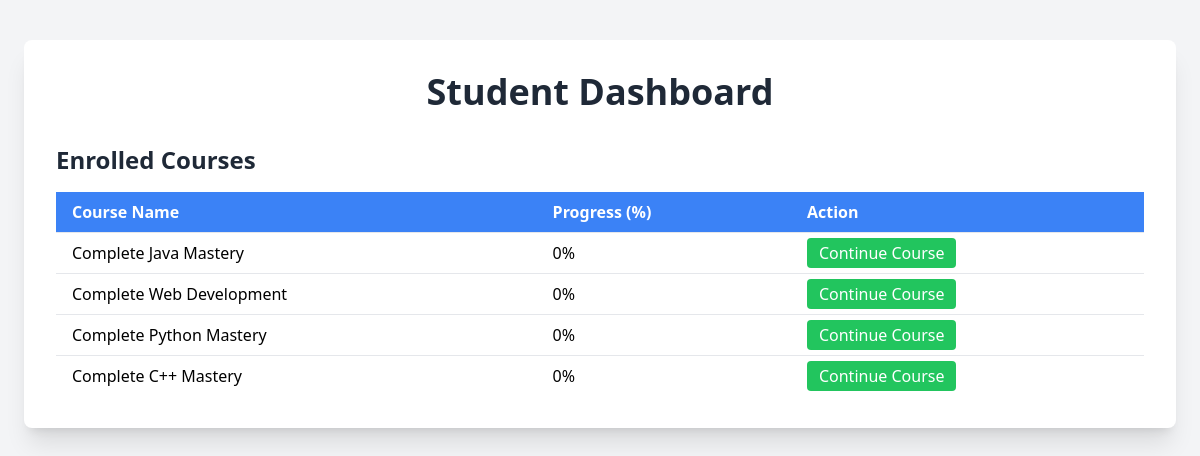
Page /dash1.php (signed in) on the committed database.
### tables this page shows
CREATE TABLE `student_progress` (
  `id` int(11) NOT NULL,
  `student_id` int(11) NOT NULL,
  `course_id` int(11) NOT NULL,
  `completed` int(11) DEFAULT 0,
  `last_accessed` timestamp NOT NULL DEFAULT current_timestamp() ON UPDATE current_timestamp()
);

CREATE TABLE `courses` (
  `id` int(11) NOT NULL,
  `course_name` varchar(255) NOT NULL,
  `description` text DEFAULT NULL,
  `teacher_id` int(11) DEFAULT NULL
);

### dash1.php (the view, shortened to what this page needs)
<?php
include('db.php');
$user_id = $_SESSION['user_id'];
$query = "SELECT c.id AS course_id, c.course_name, sp.completed
          FROM student_progress sp
          JOIN courses c ON sp.course_id = c.id
          WHERE sp.student_id = ?";
$stmt = $conn->prepare($query);
$stmt->bind_param("i", $user_id);
$stmt->execute();
$result = $stmt->get_result();
$progress_data = [];
while ($row = $result->fetch_assoc()) {
    $progress_data[] = $row;
}
?>
<!DOCTYPE html>
<html lang="en">
<head>
  <script src="https://cdn.tailwindcss.com"></script>
</head>
<body class="bg-gray-100 min-h-screen">
  <div class="max-w-6xl mx-auto mt-10 p-8 bg-white rounded-lg shadow-xl">
    <header class="text-center mb-8">
      <h1 class="text-4xl font-bold text-gray-800">Student Dashboard</h1>
    </header>
    <h2 class="text-2xl font-semibold text-gray-800 mb-4">Enrolled Courses</h2>
    <div class="overflow-x-auto">
      <table class="min-w-full divide-y divide-gray-200 shadow-md rounded-lg">
        <thead class="bg-blue-500 text-white">
          <tr>
            <th class="px-4 py-2 text-left">Course Name</th>
            <th class="px-4 py-2 text-left">Progress (%)</th>
            <th class="px-4 py-2 text-left">Action</th>
          </tr>
        </thead>
        <tbody class="bg-white divide-y divide-gray-200">
          <?php if (!empty($progress_data)): ?>
            <?php foreach ($progress_data as $course): ?>
              <tr>
                <td class="px-4 py-2"><?= htmlspecialchars($course['course_name']) ?></td>
                <td class="px-4 py-2"><?= htmlspecialchars($course['completed']) ?>%</td>
                <td class="px-4 py-2">
                  <a href="course.php?course=<?= urlencode($course['course_name']) ?>"
                     class="bg-green-500 hover:bg-green-600 text-white px-3 py-1 rounded transition duration-150">
                    Continue Course
                  </a>
                </td>
              </tr>
            <?php endforeach; ?>
          <?php else: ?>
            <tr>
              <td colspan="3" class="px-4 py-2 text-center text-gray-500">No enrolled courses found.</td>
            </tr>
          <?php endif; ?>
        </tbody>
      </table>
    </div>
  </div>
</body>
</html>

### rows in the picture
student_progress: course.course_name "Complete Java Mastery", completed "0"
student_progress: course.course_name "Complete Web Development", completed "0"
student_progress: course.course_name "Complete Python Mastery", completed "0"
student_progress: course.course_name "Complete C++ Mastery", completed "0"
